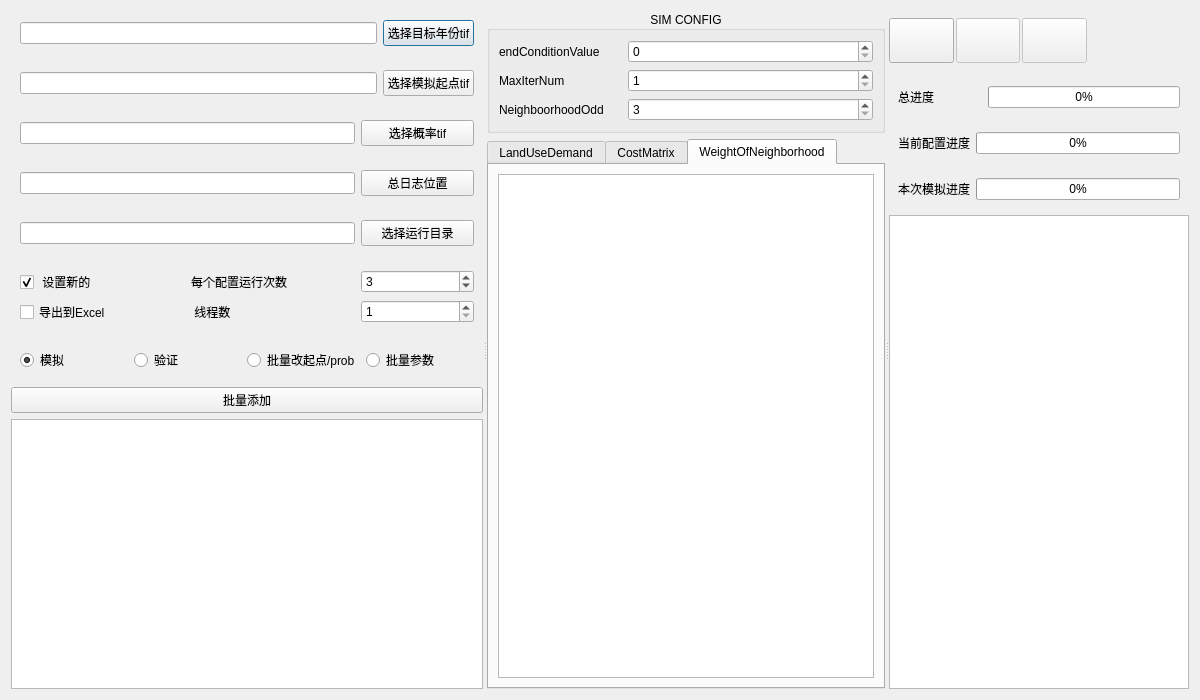
<?xml version="1.0" encoding="UTF-8"?>
<ui version="4.0">
 <class>BatchCASimDialog</class>
 <widget class="QDialog" name="BatchCASimDialog">
  <property name="geometry">
   <rect>
    <x>0</x>
    <y>0</y>
    <width>1200</width>
    <height>700</height>
   </rect>
  </property>
  <property name="windowTitle">
   <string>BatchSimulation/Validation</string>
  </property>
  <property name="whatsThis">
   <string>&lt;!DOCTYPE HTML PUBLIC &quot;-//W3C//DTD HTML 4.0//EN&quot; &quot;http://www.w3.org/TR/REC-html40/strict.dtd&quot;&gt;
&lt;html&gt;&lt;head&gt;&lt;meta name=&quot;qrichtext&quot; content=&quot;1&quot; /&gt;&lt;style type=&quot;text/css&quot;&gt;
p, li { white-space: pre-wrap; }
&lt;/style&gt;&lt;/head&gt;&lt;body style=&quot; font-family:'SimSun'; font-size:9pt; font-weight:400; font-style:normal;&quot;&gt;
&lt;p style=&quot; margin-top:0px; margin-bottom:0px; margin-left:0px; margin-right:0px; -qt-block-indent:0; text-indent:0px;&quot;&gt;## 1&lt;/p&gt;&lt;/body&gt;&lt;/html&gt;</string>
  </property>
  <layout class="QGridLayout" name="gridLayout_5">
   <item row="0" column="0">
    <widget class="QSplitter" name="splitter">
     <property name="orientation">
      <enum>Qt::Horizontal</enum>
     </property>
     <widget class="QWidget" name="widget_10" native="true">
      <layout class="QVBoxLayout" name="verticalLayout">
       <item>
        <widget class="QWidget" name="widget" native="true">
         <layout class="QHBoxLayout" name="horizontalLayout">
          <item>
           <widget class="QLineEdit" name="le_targetPath"/>
          </item>
          <item>
           <widget class="QPushButton" name="pb_targetPath">
            <property name="text">
             <string>选择目标年份tif</string>
            </property>
           </widget>
          </item>
         </layout>
        </widget>
       </item>
       <item>
        <widget class="QWidget" name="widget_12" native="true">
         <layout class="QHBoxLayout" name="horizontalLayout_8">
          <item>
           <widget class="QLineEdit" name="le_startPath"/>
          </item>
          <item>
           <widget class="QPushButton" name="pb_starPath">
            <property name="text">
             <string>选择模拟起点tif</string>
            </property>
           </widget>
          </item>
         </layout>
        </widget>
       </item>
       <item>
        <widget class="QWidget" name="widget_13" native="true">
         <layout class="QHBoxLayout" name="horizontalLayout_10">
          <item>
           <widget class="QLineEdit" name="le_probPath"/>
          </item>
          <item>
           <widget class="QPushButton" name="pb_probFile">
            <property name="minimumSize">
             <size>
              <width>113</width>
              <height>0</height>
             </size>
            </property>
            <property name="text">
             <string>选择概率tif</string>
            </property>
           </widget>
          </item>
         </layout>
        </widget>
       </item>
       <item>
        <widget class="QWidget" name="widget_2" native="true">
         <layout class="QHBoxLayout" name="horizontalLayout_2">
          <item>
           <widget class="QLineEdit" name="le_logPath"/>
          </item>
          <item>
           <widget class="QPushButton" name="pb_logPath">
            <property name="minimumSize">
             <size>
              <width>113</width>
              <height>0</height>
             </size>
            </property>
            <property name="text">
             <string>总日志位置</string>
            </property>
           </widget>
          </item>
         </layout>
        </widget>
       </item>
       <item>
        <widget class="QWidget" name="widget_3" native="true">
         <layout class="QHBoxLayout" name="horizontalLayout_3">
          <item>
           <widget class="QLineEdit" name="le_runDir"/>
          </item>
          <item>
           <widget class="QPushButton" name="pb_runDir">
            <property name="minimumSize">
             <size>
              <width>113</width>
              <height>0</height>
             </size>
            </property>
            <property name="text">
             <string>选择运行目录</string>
            </property>
           </widget>
          </item>
         </layout>
        </widget>
       </item>
       <item>
        <widget class="QWidget" name="widget_4" native="true">
         <layout class="QGridLayout" name="gridLayout_6">
          <item row="0" column="3">
           <widget class="QSpinBox" name="sb_runTimes">
            <property name="sizePolicy">
             <sizepolicy hsizetype="Minimum" vsizetype="Fixed">
              <horstretch>0</horstretch>
              <verstretch>0</verstretch>
             </sizepolicy>
            </property>
            <property name="minimumSize">
             <size>
              <width>113</width>
              <height>0</height>
             </size>
            </property>
            <property name="maximumSize">
             <size>
              <width>113</width>
              <height>16777215</height>
             </size>
            </property>
            <property name="toolTip">
             <string extracomment="11"/>
            </property>
            <property name="minimum">
             <number>1</number>
            </property>
            <property name="maximum">
             <number>10</number>
            </property>
            <property name="value">
             <number>3</number>
            </property>
           </widget>
          </item>
          <item row="0" column="0">
           <widget class="QCheckBox" name="cb_newRepeatNum">
            <property name="text">
             <string> 设置新的</string>
            </property>
            <property name="checked">
             <bool>true</bool>
            </property>
           </widget>
          </item>
          <item row="0" column="1">
           <widget class="QLabel" name="label">
            <property name="text">
             <string>每个配置运行次数</string>
            </property>
           </widget>
          </item>
          <item row="1" column="3">
           <widget class="QSpinBox" name="sb_threadNum">
            <property name="minimum">
             <number>1</number>
            </property>
           </widget>
          </item>
          <item row="1" column="1">
           <widget class="QLabel" name="label_3">
            <property name="text">
             <string> 线程数</string>
            </property>
           </widget>
          </item>
          <item row="1" column="0">
           <widget class="QCheckBox" name="cb_toExcel">
            <property name="text">
             <string>导出到Excel</string>
            </property>
           </widget>
          </item>
         </layout>
        </widget>
       </item>
       <item>
        <widget class="QWidget" name="widget_11" native="true">
         <layout class="QGridLayout" name="gridLayout_4">
          <item row="0" column="1">
           <widget class="QRadioButton" name="rb_eval">
            <property name="text">
             <string>验证</string>
            </property>
           </widget>
          </item>
          <item row="0" column="2">
           <widget class="QRadioButton" name="rb_batchChange">
            <property name="text">
             <string>批量改起点/prob</string>
            </property>
           </widget>
          </item>
          <item row="0" column="0">
           <widget class="QRadioButton" name="rb_sim">
            <property name="text">
             <string>模拟</string>
            </property>
            <property name="checked">
             <bool>true</bool>
            </property>
           </widget>
          </item>
          <item row="0" column="3">
           <widget class="QRadioButton" name="rb_batchChangeParam">
            <property name="text">
             <string>批量参数</string>
            </property>
           </widget>
          </item>
         </layout>
        </widget>
       </item>
       <item>
        <widget class="QPushButton" name="pushButton">
         <property name="text">
          <string>批量添加</string>
         </property>
        </widget>
       </item>
       <item>
        <widget class="QTableWidget" name="tw_configs">
         <property name="textElideMode">
          <enum>Qt::ElideRight</enum>
         </property>
        </widget>
       </item>
      </layout>
     </widget>
     <widget class="QWidget" name="widget_14" native="true">
      <layout class="QVBoxLayout" name="verticalLayout_2">
       <item>
        <widget class="QGroupBox" name="gb_simConfig">
         <property name="enabled">
          <bool>true</bool>
         </property>
         <property name="sizePolicy">
          <sizepolicy hsizetype="Preferred" vsizetype="Fixed">
           <horstretch>0</horstretch>
           <verstretch>0</verstretch>
          </sizepolicy>
         </property>
         <property name="title">
          <string>SIM CONFIG</string>
         </property>
         <property name="alignment">
          <set>Qt::AlignCenter</set>
         </property>
         <layout class="QGridLayout" name="gridLayout_3">
          <item row="2" column="2" colspan="2">
           <widget class="QSpinBox" name="sb_NO">
            <property name="minimum">
             <number>3</number>
            </property>
            <property name="singleStep">
             <number>2</number>
            </property>
           </widget>
          </item>
          <item row="0" column="0">
           <widget class="QLabel" name="label_9">
            <property name="text">
             <string>endConditionValue</string>
            </property>
           </widget>
          </item>
          <item row="2" column="0">
           <widget class="QLabel" name="label_5">
            <property name="text">
             <string>NeighboorhoodOdd</string>
            </property>
           </widget>
          </item>
          <item row="1" column="0">
           <widget class="QLabel" name="label_4">
            <property name="text">
             <string>MaxIterNum</string>
            </property>
           </widget>
          </item>
          <item row="0" column="2" colspan="2">
           <widget class="QSpinBox" name="sp_endDiffValue">
            <property name="maximum">
             <number>1000</number>
            </property>
           </widget>
          </item>
          <item row="1" column="2" colspan="2">
           <widget class="QSpinBox" name="sb_MIN">
            <property name="minimum">
             <number>1</number>
            </property>
            <property name="maximum">
             <number>5000</number>
            </property>
           </widget>
          </item>
         </layout>
        </widget>
       </item>
       <item>
        <widget class="QTabWidget" name="tab_matrix">
         <property name="enabled">
          <bool>true</bool>
         </property>
         <property name="currentIndex">
          <number>2</number>
         </property>
         <widget class="QWidget" name="tab">
          <attribute name="title">
           <string>LandUseDemand</string>
          </attribute>
          <layout class="QHBoxLayout" name="horizontalLayout_9">
           <item>
            <widget class="QTableWidget" name="tw_LUD"/>
           </item>
          </layout>
         </widget>
         <widget class="QWidget" name="tab_2">
          <attribute name="title">
           <string>CostMatrix</string>
          </attribute>
          <layout class="QHBoxLayout" name="horizontalLayout_11">
           <item>
            <widget class="QTableWidget" name="tw_CM"/>
           </item>
          </layout>
         </widget>
         <widget class="QWidget" name="tab_3">
          <attribute name="title">
           <string>WeightOfNeighborhood</string>
          </attribute>
          <layout class="QHBoxLayout" name="horizontalLayout_12">
           <item>
            <widget class="QTableWidget" name="tw_WN"/>
           </item>
          </layout>
         </widget>
        </widget>
       </item>
      </layout>
     </widget>
     <widget class="QWidget" name="widget_8" native="true">
      <property name="maximumSize">
       <size>
        <width>300</width>
        <height>16777215</height>
       </size>
      </property>
      <layout class="QGridLayout" name="gridLayout">
       <item row="0" column="0">
        <widget class="QWidget" name="widget_9" native="true">
         <property name="sizePolicy">
          <sizepolicy hsizetype="Preferred" vsizetype="Fixed">
           <horstretch>0</horstretch>
           <verstretch>0</verstretch>
          </sizepolicy>
         </property>
         <property name="minimumSize">
          <size>
           <width>0</width>
           <height>60</height>
          </size>
         </property>
         <property name="maximumSize">
          <size>
           <width>16777215</width>
           <height>60</height>
          </size>
         </property>
         <layout class="QHBoxLayout" name="horizontalLayout_5">
          <property name="spacing">
           <number>2</number>
          </property>
          <property name="leftMargin">
           <number>0</number>
          </property>
          <property name="topMargin">
           <number>0</number>
          </property>
          <property name="rightMargin">
           <number>0</number>
          </property>
          <property name="bottomMargin">
           <number>0</number>
          </property>
          <item>
           <widget class="QPushButton" name="btn_start">
            <property name="enabled">
             <bool>true</bool>
            </property>
            <property name="minimumSize">
             <size>
              <width>0</width>
              <height>45</height>
             </size>
            </property>
            <property name="maximumSize">
             <size>
              <width>16777215</width>
              <height>45</height>
             </size>
            </property>
            <property name="text">
             <string/>
            </property>
            <property name="icon">
             <iconset resource="resources/img.qrc">
              <normaloff>:/img/start.png</normaloff>:/img/start.png</iconset>
            </property>
            <property name="iconSize">
             <size>
              <width>40</width>
              <height>40</height>
             </size>
            </property>
           </widget>
          </item>
          <item>
           <widget class="QPushButton" name="btn_stop">
            <property name="enabled">
             <bool>false</bool>
            </property>
            <property name="minimumSize">
             <size>
              <width>0</width>
              <height>45</height>
             </size>
            </property>
            <property name="maximumSize">
             <size>
              <width>16777215</width>
              <height>45</height>
             </size>
            </property>
            <property name="text">
             <string/>
            </property>
            <property name="icon">
             <iconset resource="resources/img.qrc">
              <normaloff>:/img/stop.png</normaloff>:/img/stop.png</iconset>
            </property>
            <property name="iconSize">
             <size>
              <width>40</width>
              <height>40</height>
             </size>
            </property>
           </widget>
          </item>
          <item>
           <widget class="QPushButton" name="btn_pause">
            <property name="enabled">
             <bool>false</bool>
            </property>
            <property name="minimumSize">
             <size>
              <width>0</width>
              <height>45</height>
             </size>
            </property>
            <property name="maximumSize">
             <size>
              <width>16777215</width>
              <height>45</height>
             </size>
            </property>
            <property name="text">
             <string/>
            </property>
            <property name="icon">
             <iconset resource="resources/img.qrc">
              <normaloff>:/img/pause.png</normaloff>:/img/pause.png</iconset>
            </property>
            <property name="iconSize">
             <size>
              <width>40</width>
              <height>40</height>
             </size>
            </property>
           </widget>
          </item>
          <item>
           <widget class="Loading" name="w_loading" native="true">
            <property name="sizePolicy">
             <sizepolicy hsizetype="Preferred" vsizetype="Preferred">
              <horstretch>0</horstretch>
              <verstretch>0</verstretch>
             </sizepolicy>
            </property>
            <property name="minimumSize">
             <size>
              <width>100</width>
              <height>50</height>
             </size>
            </property>
            <property name="maximumSize">
             <size>
              <width>50</width>
              <height>50</height>
             </size>
            </property>
            <property name="whatsThis">
             <string/>
            </property>
           </widget>
          </item>
         </layout>
         <zorder>btn_start</zorder>
         <zorder>btn_pause</zorder>
         <zorder>w_loading</zorder>
         <zorder>btn_stop</zorder>
        </widget>
       </item>
       <item row="4" column="0">
        <widget class="QTextEdit" name="te_res">
         <property name="enabled">
          <bool>true</bool>
         </property>
         <property name="readOnly">
          <bool>true</bool>
         </property>
        </widget>
       </item>
       <item row="1" column="0">
        <widget class="QWidget" name="widget_5" native="true">
         <layout class="QGridLayout" name="gridLayout_2">
          <item row="0" column="0">
           <widget class="QLabel" name="label_2">
            <property name="sizePolicy">
             <sizepolicy hsizetype="Minimum" vsizetype="Preferred">
              <horstretch>0</horstretch>
              <verstretch>0</verstretch>
             </sizepolicy>
            </property>
            <property name="minimumSize">
             <size>
              <width>84</width>
              <height>0</height>
             </size>
            </property>
            <property name="text">
             <string>总进度</string>
            </property>
           </widget>
          </item>
          <item row="0" column="1">
           <widget class="QProgressBar" name="pb_overall">
            <property name="value">
             <number>0</number>
            </property>
            <property name="format">
             <string>%p%</string>
            </property>
           </widget>
          </item>
         </layout>
        </widget>
       </item>
       <item row="3" column="0">
        <widget class="QWidget" name="widget_7" native="true">
         <layout class="QHBoxLayout" name="horizontalLayout_7">
          <item>
           <widget class="QLabel" name="proB_curSim">
            <property name="text">
             <string>本次模拟进度</string>
            </property>
           </widget>
          </item>
          <item>
           <widget class="QProgressBar" name="pb_curSim">
            <property name="value">
             <number>0</number>
            </property>
           </widget>
          </item>
         </layout>
        </widget>
       </item>
       <item row="2" column="0">
        <widget class="QWidget" name="widget_6" native="true">
         <layout class="QHBoxLayout" name="horizontalLayout_6">
          <item>
           <widget class="QLabel" name="proB_curConfig">
            <property name="text">
             <string>当前配置进度</string>
            </property>
           </widget>
          </item>
          <item>
           <widget class="QProgressBar" name="pb_curConfig">
            <property name="value">
             <number>0</number>
            </property>
           </widget>
          </item>
         </layout>
        </widget>
       </item>
      </layout>
     </widget>
    </widget>
   </item>
  </layout>
 </widget>
 <customwidgets>
  <customwidget>
   <class>Loading</class>
   <extends>QWidget</extends>
   <header location="global">customWidget/Loading/Loading.h</header>
   <container>1</container>
  </customwidget>
 </customwidgets>
 <resources>
  <include location="resources/img.qrc"/>
 </resources>
 <connections/>
</ui>
